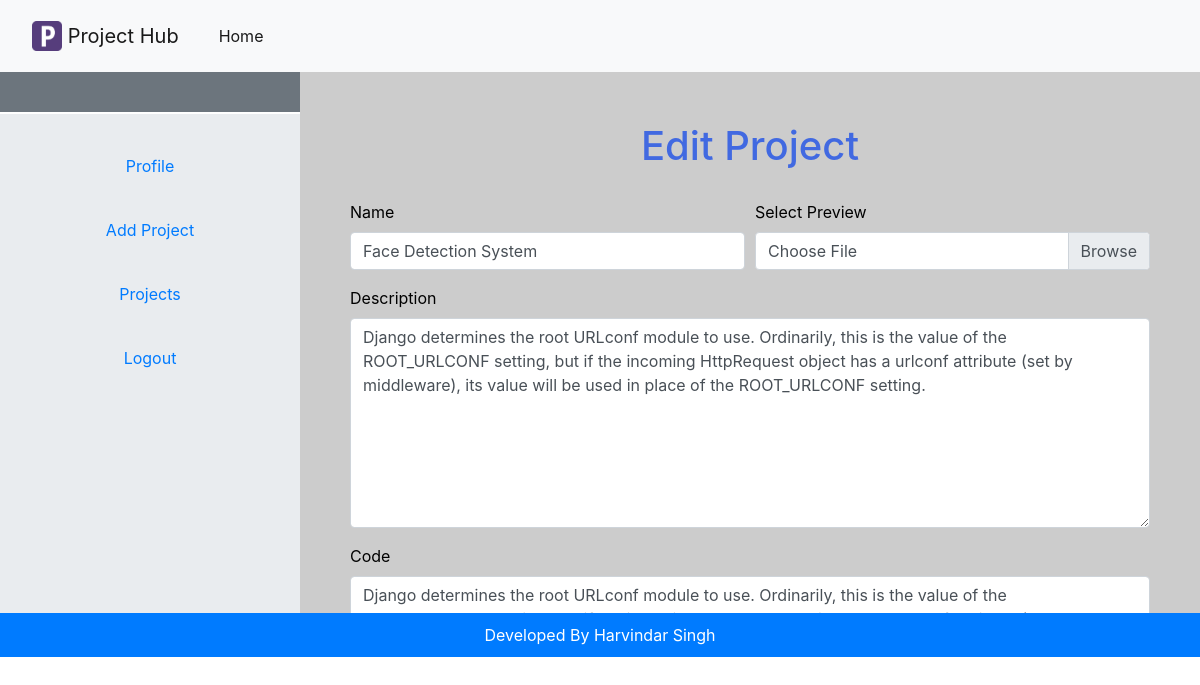
The page /EditProject/18/ on the database its author committed.
### phapp/models.py (models this page shows)
class Project(models.Model):
    email = models.EmailField(max_length=254)
    image = models.ImageField(upload_to='pics')
    developerName = models.CharField(max_length = 100)
    name = models.CharField(max_length=100)
    description = models.TextField()
    code = models.TextField()

### phapp/views.py (the view)
# urls.py: path('EditProject/<int:pk>/', views.EditProject, name="EditProject"),
def EditProject(request, pk=None):
    project = Project.objects.get(id=pk)
    if request.method == "POST":
        name = request.POST['name']
        try:
            image = request.FILES['image']
        except:
            image = None
        Description = request.POST['description']
        code = request.POST['code']
        if name == "" or Description == "" or code == "":
            messages.info(request, "You can't leave any field blank except Preview")
            return render(request, "editProject.html", {"project": project, 'msg_color': '#dc3545'})
        else:
            project.name = name
            project.description = Description
            project.code = code
            if image is not None:
                project.image = image
            project.save()
            messages.info(request, "Project Updated")
        return render(request, "editProject.html", {"project": project, 'msg_color': '#28a745'})
    else:
        return render(request, "editProject.html", {"project": project})

### templates/editProject.html (shortened to what this page needs)
{% extends 'Dashboard.html' %}
{% block content %}
	<div class="form-containner editProfile">
		<h1>Edit Project</h1>
		<form method="POST" action="{% url 'EditProject' project.id  %}" enctype="multipart/form-data">
		  <div class="form-row">
		    <div class="form-group col-md-6">
		      <label for="inputAddress">Name</label>
		      <input type="text" class="form-control" value="{{project.name}}" id="name" name="name" placeholder="Project Name">
		    </div>
		    <div class="form-group col-md-6">
		    	<label for="inputAddress">Select Preview</label>
				 <div class="custom-file">
				    <label class="custom-file-label" for="inputGroupFile01">Choose File</label>
				 </div>
			</div>
		  </div>
		  <div class="form-group">
		    <label for="exampleFormControlTextarea1">Description</label>
		    <textarea class="form-control ProjectDescription" id="exampleFormControlTextarea1" name="description" rows="3">{{project.description}}</textarea>
		  </div>
		  <div class="form-group">
		    <label for="exampleFormControlTextarea1">Code</label>
		    <textarea class="form-control ProjectCode" id="exampleFormControlTextarea1" name="code" rows="3">{{project.code}}</textarea>
		  </div>
		</form>
	</div>
{% endblock %}

### static/styles.css (style rules this page uses)
.form-containner { text-align: center; padding: 50px; color: royalblue; min-height: 550px; background-color: #ccc; }
.form-containner form { text-align: left; color: black; max-width: 400px; margin-left: auto; margin-right: auto; margin-top: 30px; margin-bottom: 50px; }
.editProfile form { max-width: 800px; }
.ProjectDescription { min-height: 210px; }
.ProjectCode { min-height: 450px; }

### rows shown on the page
Project: name "Face Detection System", description "Django determines the root URLconf module to use. Ordinarily, this is the value of the ROOT_URLCONF setting, but if the incoming HttpRequest object has a urlconf attribute (set by middleware), its value will be used in place of the ROOT_URLCONF setting.", code "Django determines the root URLconf module to use. Ordinarily, this is the value of the ROOT_URLCONF setting, but if the incoming HttpRequest object has a urlconf attribute (set by middleware), its value will be used in place of the ROOT_URLCONF setting."
